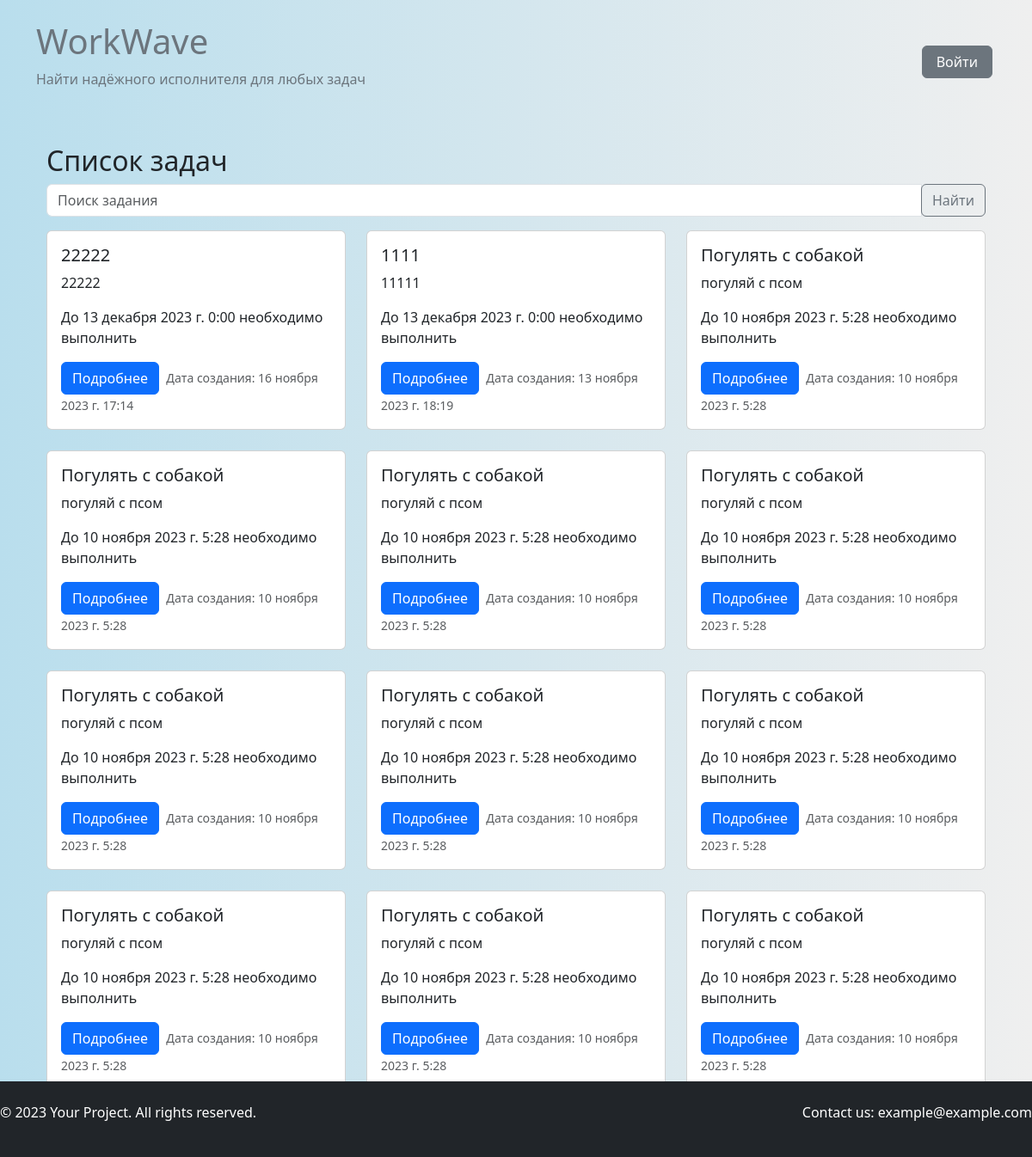
The page /task_list/ on the database as committed earlier.
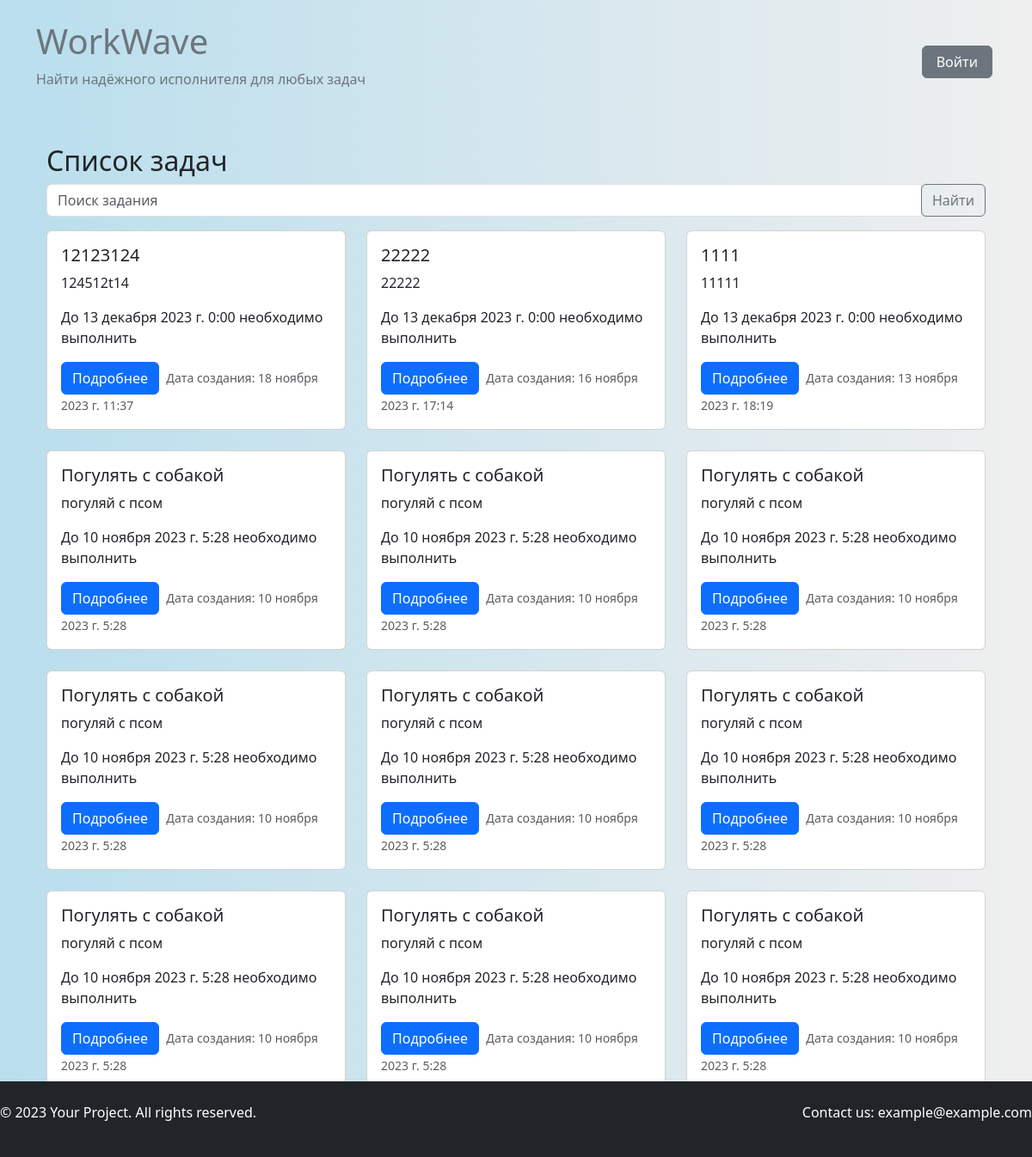
The same page on the database as committed later.
### tasks/models.py (models this page shows, shortened)
class Task(models.Model):
    title = models.CharField(max_length=200)
    image_task = models.ImageField(upload_to='media/image_task/', null=True, blank=True)
    description = models.TextField()
    customer = models.ForeignKey(CustomUser, on_delete=models.CASCADE, related_name='customer_tasks')
    executor = models.ForeignKey(CustomUser, on_delete=models.SET_NULL, null=True, blank=True, related_name='executor_tasks')
    created_at = models.DateTimeField(auto_now_add=True)
    due_date = models.DateTimeField()
    is_completed = models.BooleanField(default=False)

### tasks/views.py (the view)
# urls.py: path('task_list/', view_tasks.task_list, name='task_list'),
def task_list(request):
    query = request.GET.get('q')
    tasks_list = Task.objects.all().order_by('-created_at')
    if query:
        tasks_list = tasks_list.filter(title__icontains=query)
    paginator = Paginator(tasks_list, 12)  # 12 задач на странице
    page = request.GET.get('page')
    tasks = paginator.get_page(page)
    context = {'tasks': tasks}
    return render(request, 'tasks/task_list.html', context)

### templates/tasks/task_list.html (shortened to what this page needs)
{% extends 'base.html' %}
{% load static %}
{% block content %}
<div class="container mt-4">
    <h2>Список задач</h2>
    <form method="get" action="{% url 'task_list' %}">
    <div class="input-group mb-3">
        <input type="text" class="form-control" placeholder="Поиск задания" name="q">
        <div class="input-group-append">
            <button class="btn btn-outline-secondary" type="submit">Найти</button>
        </div>
    </div>
</form>
    <div class="row">
        {% for task in tasks %}
        <div class="col-md-4 mb-4">
            <div class="card">
                <div class="card-body">
                    <h5 class="card-title">{{ task.title }}</h5>
                    <p class="card-text">{{ task.description }}</p>
                    <p>До {{ task.due_date }} необходимо выполнить</p>
                    <button class="btn btn-primary" data-toggle="modal" data-target="#taskModal{{ task.id }}">
                        Подробнее
                    </button>
                     <small class="text-muted m-1">Дата создания: {{ task.created_at }}</small>
                </div>
            </div>
        </div>
        {% endfor %}
    </div>
    <div class="d-flex justify-content-center">
        <ul class="pagination">
            {% for i in tasks.paginator.page_range %}
            <li class="page-item{% if i == tasks.number %} active{% endif %}">
                <a class="page-link" href="?page={{ i }}">{{ i }}</a>
            </li>
            {% endfor %}
            {% if tasks.has_next %}
            <li class="page-item"><a class="page-link" href="?page={{ tasks.next_page_number }}">Следующая</a></li>
            <li class="page-item"><a class="page-link" href="?page={{ tasks.paginator.num_pages }}">Последняя</a></li>
            {% endif %}
        </ul>
    </div>
</div>
{% endblock %}

Rows that differ between the two databases and show on the page:
no longer on this page (row unchanged): Task: title "Погулять с собакой", description "погуляй с псом", due_date "10 ноября 2023 г. 5:28", created_at "10 ноября 2023 г. 5:28"
added Task: title "12123124", description "124512t14", due_date "13 декабря 2023 г. 0:00", created_at "18 ноября 2023 г. 11:37"
